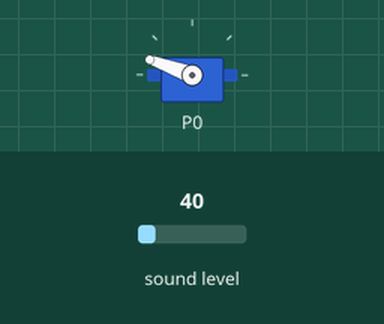
The program below on a simulated BBC micro:bit (MakeCode). On the bench: servo. The test bench sets the inputs (shaded band); at power-on: sound level 40. The short countdown, score and lost-life animations are approximate.

Above: at 1.2 s.
1.3 s: sound level set to 195
2.8 s: sound level set to 202
At 3.2 s:
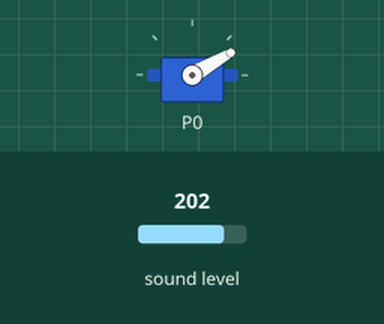
Timing chart, 0 to 5.8 s (numbered marks = the images above; inputs shaded):
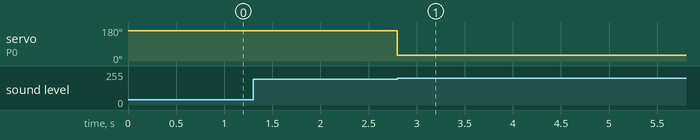

Measured:
- the behaviour switches between 198 and 199 on sound level (found by bisection; images 0 and 1)
- after the input at 1.3 s, every drawn part: stays the same
- after the input at 2.8 s, servo on P0: 160° → 30° at once

The program:

main.ts
```typescript
input.onSound(DetectedSound.Loud, function () {
    game.addScore(1)
})
input.setSoundThreshold(SoundThreshold.Loud, 199)
servos.P0.setAngle(160)
basic.forever(function () {
    if (game.score() == 2) {
        servos.P0.setAngle(160)
        game.setScore(0)
    }
})
basic.forever(function () {
    if (game.score() == 1) {
        servos.P0.setAngle(30)
    }
})
```

test.ts
```typescript
// ide kerülnek a tesztek; a rendszer ezt nem kompilálja, ha a csomagot bővítményként használják.
```
